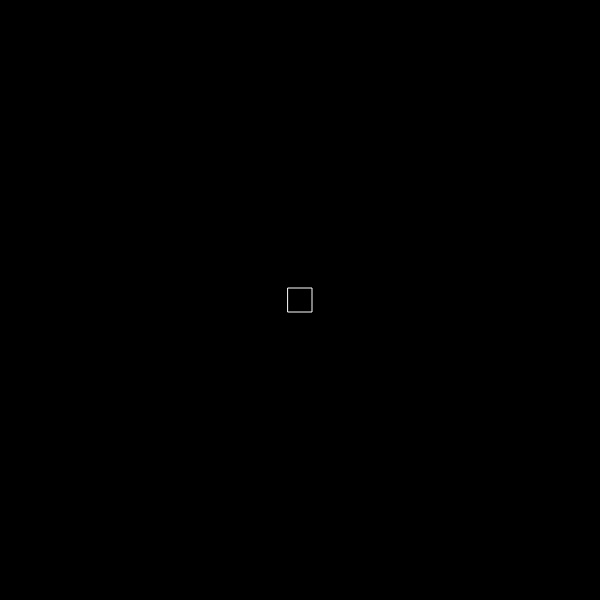
Frame 1 (no input)
Frame 60 (no input): identical to frame 1, image omitted
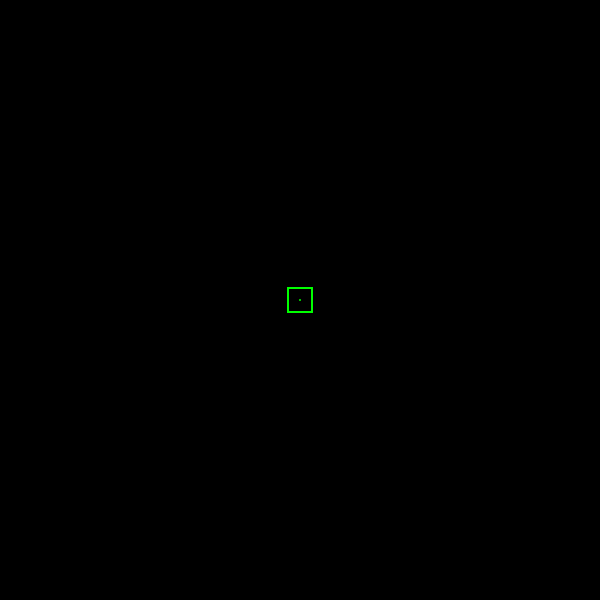
Frame 120 (the mouse pressed at the canvas centre since frame 60)

The p5.js sketch that drew these frames (run headless with seeded random() and noise() and a simulated clock; from frame 60 on, the mouse is pressed at the canvas centre):

// p5.js sketch
// ── sketch.js
// Rotate — example approach

// globals
let angle = 0;
let rotating = false;
let color_stroke = '#ffffff';
let color_signal_stroke = '#00ff00';
let size_rect= 24;
let length_line = 0;

// setup
async function setup() {

  // init canvas
  createCanvas(600, 600);

}

// draw
function draw() {

  // background color
  background(0);

  // calculate line length to mouse position
  length_line = dist(mouseX, mouseY, width / 2, height / 2);

  translate(width / 2, height / 2);

  // main pointer — only visible when rotating
  if (rotating) {
    stroke(color_signal_stroke);
    strokeWeight(2);
    line(0, 0, cos(angle) * length_line, sin(angle) * length_line);
  }

  // center point
  noFill();
  if (rotating) {
    stroke(color_signal_stroke);
  } else {
    stroke(color_stroke);
  }
  rectMode(CENTER);
  rect(0, 0, size_rect, size_rect);
}

// interaction
function mousePressed() {
  rotating = true;
  angle = atan2(mouseY - height / 2, mouseX - width / 2);
}

function mouseDragged() {
  if (rotating) {
    angle = atan2(mouseY - height / 2, mouseX - width / 2);
  }
}

function mouseReleased() {
  rotating = false;
}
